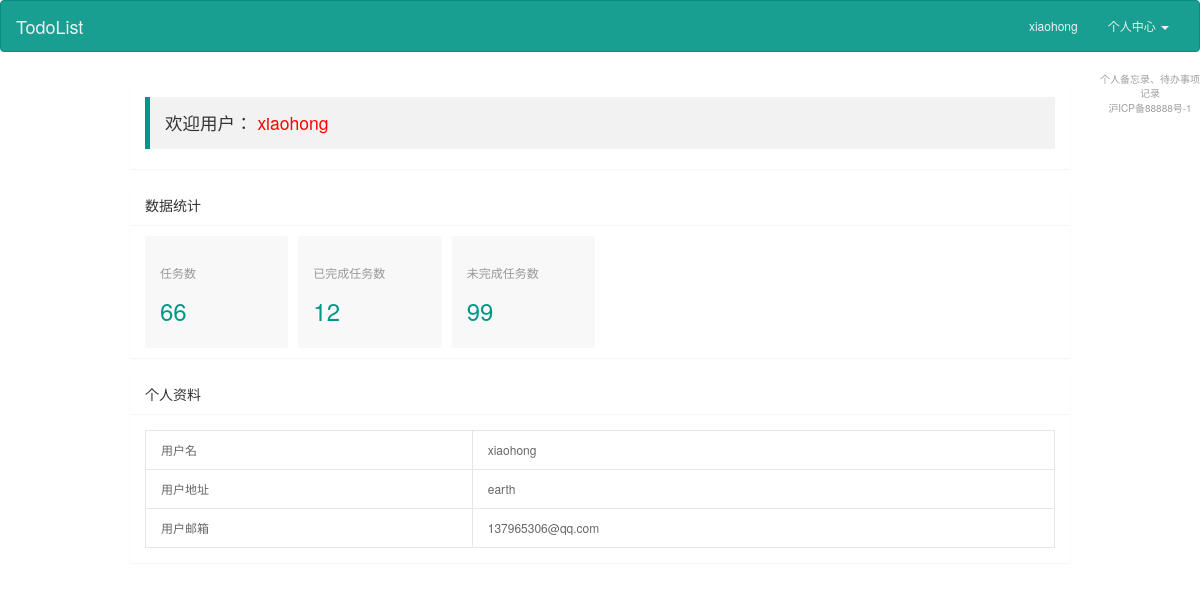
The app's page /user/1 (signed in) with its own data.
### app/model.py (models this page shows, shortened)
class User(UserMixin, db.Model):
    __tablename__ = 'users'  # 自定义数据表的表名
    id = db.Column(db.Integer, primary_key=True, autoincrement=True)
    username = db.Column(db.String(100), unique=True, nullable=False)
    password_hash = db.Column(db.String(200), nullable=True)  # 数据库中需要存储加密过的密码
    email = db.Column(db.String(64), unique=True, index=True)
    confirmed = db.Column(db.Boolean, default=False)
    name = db.Column(db.String(64))
    location = db.Column(db.String(64))  # 所在地
    about_me = db.Column(db.Text())  # 自我介绍
    member_since = db.Column(db.DateTime(), default=datetime.utcnow)
    last_seen = db.Column(db.DateTime(), default=datetime.utcnow)
    role_id = db.Column(db.Integer, db.ForeignKey('roles.id'))
    todos = db.relationship('Todo', backref='user')
    categories = db.relationship('Category', backref='user')
    @property
    def password(self):
        raise AttributeError('password is not a readable attribute')

### app/user/views.py (the view)
@user.route('/user/<id>')
@login_required
def get_user(id):
    user = User.query.filter_by(id=id).first()
    if user is None:
       abort(404)
    return render_template('user/user.html', user=user)

### app/auth/views.py (called while the page is built)
@auth.before_app_request
def before_request():
    if current_user.is_authenticated \
            and not current_user.confirmed \
            and request.endpoint[:5] != 'auth.' \
            and request.endpoint != 'static':
        return redirect(url_for('auth.unconfirmed'))

### app/model.py (called while the page is built)
@login_manager.user_loader
def load_user(user_id):
    return User.query.get(int(user_id))

### app/templates/user/user.html (shortened to what this page needs)
<!DOCTYPE html>
<html class="x-admin-sm">
<head>
    <link rel="stylesheet" href="{{ url_for('static',filename='css/font.css') }}">
    <link rel="stylesheet" href="{{ url_for('static',filename='css/xadmin.css') }}">
    <link href="https://cdn.jsdelivr.net/npm/bootstrap@3.3.7/dist/css/bootstrap.min.css" rel="stylesheet">
    <link href="/static/css/todo.css" rel="stylesheet">
</head>
<body>
<nav class="navbar navbar-default">
    <div class="container-fluid">
        <div class="navbar-header">
            <a class="navbar-brand" href="{{ url_for('auth.index') }}">TodoList</a>
        </div>
        <div class="collapse navbar-collapse" id="bs-example-navbar-collapse-1">
            <ul class="nav navbar-nav navbar-right">
                {% if current_user.is_authenticated %}
                    <li><a href="{{ url_for('user.get_user', id=current_user.id) }}">{{ current_user.username }}</a>
                    </li>
                    <li class="dropdown">
                        <a href="#" class="dropdown-toggle" data-toggle="dropdown" role="button"
                           aria-haspopup="true" aria-expanded="false">个人中心 <span class="caret"></span></a>
                    </li>
                {% else %}
                    <li><a href="{{ url_for('auth.register') }}">注册</a></li>
                    <li><a href="{{ url_for('auth.login') }}">登录</a></li>
                {% endif %}
            </ul>
        </div>
    </div>
</nav>
<div class="col-lg-10 col-xs-offset-1">
    <div class="layui-fluid">
        <div class="layui-row layui-col-space15">
            <div class="layui-col-md12">
                <div class="layui-card">
                    <div class="layui-card-body ">
                        <blockquote class="layui-elem-quote">欢迎用户：
                            <span class="x-red">{{ current_user.username }}</span>
                        </blockquote>
                    </div>
                </div>
            </div>
            <div class="layui-col-md12">
                <div class="layui-card">
                    <div class="layui-card-header">数据统计</div>
                    <div class="layui-card-body ">
                        <ul class="layui-row layui-col-space10 layui-this x-admin-carousel x-admin-backlog">
                            <li class="layui-col-md2 layui-col-xs6">
                                <a href="javascript:;" class="x-admin-backlog-body">
                                    <h3>任务数</h3>
                                    <p>
                                        <cite>66</cite></p>
                                </a>
                            </li>
                            <li class="layui-col-md2 layui-col-xs6">
                                <a href="javascript:;" class="x-admin-backlog-body">
                                    <h3>已完成任务数</h3>
                                    <p>
                                        <cite>12</cite></p>
                                </a>
                            </li>
                            <li class="layui-col-md2 layui-col-xs6">
                                <a href="javascript:;" class="x-admin-backlog-body">
                                    <h3>未完成任务数</h3>
                                    <p>
                                        <cite>99</cite></p>
                                </a>
                            </li>
                        </ul>
                    </div>
                </div>
            </div>
            <div class="layui-col-md12">
                <div class="layui-card">
                    <div class="layui-card-header">个人资料</div>
                    <div class="layui-card-body ">
                        <table class="layui-table">
                            <tbody>
                            <tr>
                                <th>用户名</th>
                                <td>{{ current_user.username }}</td>
                            </tr>
                            <tr>
                                <th>用户地址</th>
                                <td>
                                    {{ current_user.location }}
                                </td>
                            </tr>
                            <tr>
                                <th>用户邮箱</th>
                                <td>
                                    {{ current_user.email }}
                                </td>
                            </tr>
                            </tbody>
                        </table>
                    </div>
                </div>
            </div>
        </div>
    </div>
</div>
<footer class="text-center index-footer">
    个人备忘录、待办事项记录<br/>
    沪ICP备88888号-1
</footer>
</body>
</html>

### app/static/css/xadmin.css (style rules this page uses)
* { margin: 0px; padding: 0px; font-family: "Helvetica Neue", Helvetica, Arial, sans-serif; }
a { text-decoration: none; }
html { width: 100%; height: 100%; overflow-x:hidden; overflow-y:auto; }
body { width: 100%; min-height: 100%; background: #f1f1f1; }
.x-red { color: red; }
.layui-fluid { padding:15px; }
.x-admin-carousel,.layui-carousel,.x-admin-carousel>[carousel-item]>* { background-color:#fff }
.x-admin-backlog .x-admin-backlog-body { display:block; padding:10px 15px; background-color:#f8f8f8; color:#999; border-radius:2px; transition:all .3s; -webkit-transition:all .3s }
.x-admin-backlog-body h3 { padding-bottom:10px; font-size:12px }
.x-admin-backlog-body p cite { font-style:normal; font-size:30px; font-weight:300; color:#009688 }
.layui-table td, .layui-table th { min-width: 80px; }
table th, table td { word-break: break-all; }
.x-admin-sm { font-size: 12px; }
.x-admin-sm body { font-size: 12px; }
.x-admin-sm .layui-table td, .x-admin-sm .layui-table th { font-size: 12px; }
.x-admin-sm .x-admin-backlog-body p cite { font-size: 24px; }

### app/static/css/todo.css (style rules this page uses)
.index-footer { font-size: x-small; color: #9F9F9F; }
.navbar-default { background-color: #189f92; border-color: #098d80; }
.navbar-default .navbar-brand { color: #ecf1f1; }
.navbar-default .navbar-nav > li > a { color: #ecf1f1; }
.navbar-default .navbar-collapse, .navbar-default .navbar-form { border-color: #ecf1f1; }

### records on screen
User: username "xiaohong", location "earth", email "137965306@qq.com"
